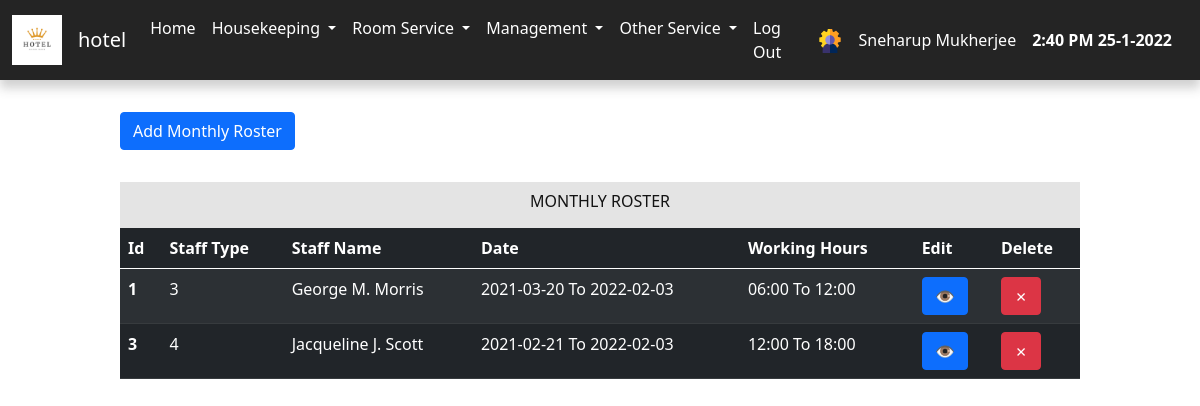
/admin/monthly_roster.php (signed in), run on the app's committed database.
### tables this page shows
CREATE TABLE `monthly_roster` (
  `monthly_roster_id` int(11) NOT NULL,
  `staff_type_id` int(11) NOT NULL,
  `staff_id` int(11) NOT NULL,
  `date_from` varchar(12) NOT NULL,
  `date_to` varchar(12) NOT NULL,
  `time_from` varchar(12) NOT NULL,
  `time_to` varchar(12) NOT NULL
);

CREATE TABLE `staff` (
  `staff_id` int(11) NOT NULL,
  `staff_name` varchar(40) NOT NULL,
  `staff_email` varchar(40) NOT NULL,
  `staff_contact_no` varchar(15) NOT NULL,
  `staff_password` varchar(50) NOT NULL,
  `staff_type` int(11) NOT NULL
);

### admin/include/view_monthly_roster.php (the view, shortened to what this page needs)
<div class="staff_main_div">
    <div class="main_add_div">
        <div class="sub_staff_div">
            <form action="./monthly_roster.php" method="POST">
                <button class="btn btn-primary" type="submit">Add Monthly Roster </button>
            </form>
        </div>
    </div>
    <div>
        <div class="table_heading">
            <h5>MONTHLY ROSTER</h5>
        </div>
        <table class="table table-dark table-striped">
            <thead>
                <tr>
                    <th scope="col">Id</th>
                    <th scope="col">Staff Type</th>
                    <th scope="col">Staff Name</th>
                    <th scope="col">Date</th>
                    <th scope="col">Working Hours</th>
                    <th scope="col">Edit</th>
                    <th scope="col">Delete</th>
                </tr>
            </thead>
            <tbody>
                <?php
                $query = "SELECT * FROM monthly_roster INNER JOIN staff_type ON monthly_roster.staff_type_id = staff_type.staff_type_id INNER JOIN staff ON monthly_roster.staff_id = staff.staff_id ";
                $result = mysqli_query($connect, $query);
                while ($row = mysqli_fetch_assoc($result)) {
                ?>
                    <tr>
                        <th scope="row"><?php echo $row['monthly_roster_id']; ?></th>
                        <td><?php echo $row['staff_type']; ?></td>
                        <td><?php echo $row['staff_name']; ?></td>
                        <td><?php echo $row['date_from']; ?> To <?php echo $row['date_to']; ?></td>
                        <td><?php echo $row['time_from']; ?> To <?php echo $row['time_to']; ?></td>
                        <td>
                            <form action="./monthly_roster.php" method="POST">
                                <button class=" btn btn-primary ">&#x1F441;</button>
                            </form>
                        </td>
                        <td>
                            <form action="./monthly_roster.php" method="POST">
                                <button class="btn btn-danger">&cross;</button>
                            </form>
                        </td>
                    </tr><?php } ?>
            </tbody>
        </table>
    </div>
</div>

### admin/static/style.css (style rules this page uses)
body { margin: 0px; padding: 0px; box-sizing: border-box; background-color: #ffffff !important; color: rgb(0, 0, 0) !important; font-family: 'Roboto',sans-serif; }
h5 { font-size: 1rem !important; }
.main_add_div { display:flex; flex-direction:row; margin-top:2rem; }
.table_heading { width: 100%; background-color: #e4e4e4; color: rgb(19, 19, 19); text-align: center; padding: .6rem; }
.staff_main_div { width: 80%; margin: 2rem auto; }
.sub_staff_div { margin-bottom: 2rem; }

### data on the page
monthly_roster: monthly_roster_id "1", staff.staff_type "3", staff.staff_name "George M. Morris", date_from "2021-03-20", date_to "2022-02-03", time_from "06:00", time_to "12:00"
monthly_roster: monthly_roster_id "3", staff.staff_type "4", staff.staff_name "Jacqueline J. Scott", date_from "2021-02-21", date_to "2022-02-03", time_from "12:00", time_to "18:00"

### other printed values
$_SESSION['username'] "Sneharup Mukherjee"
